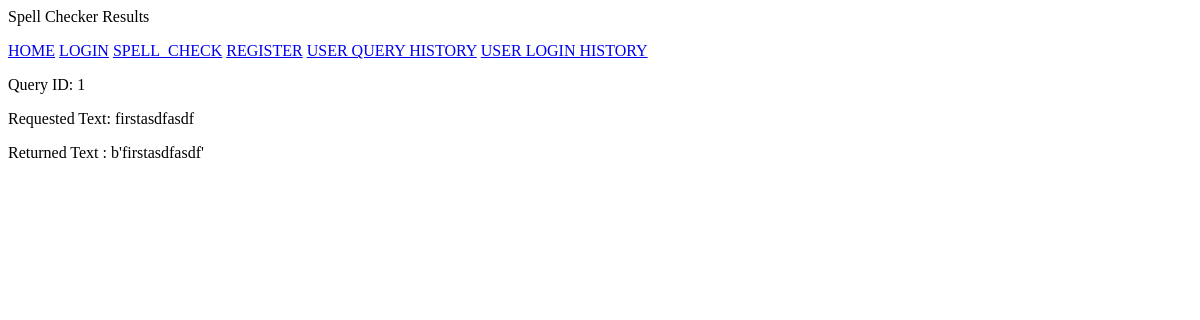
Before: /history/query1 (signed in) with the older database file.
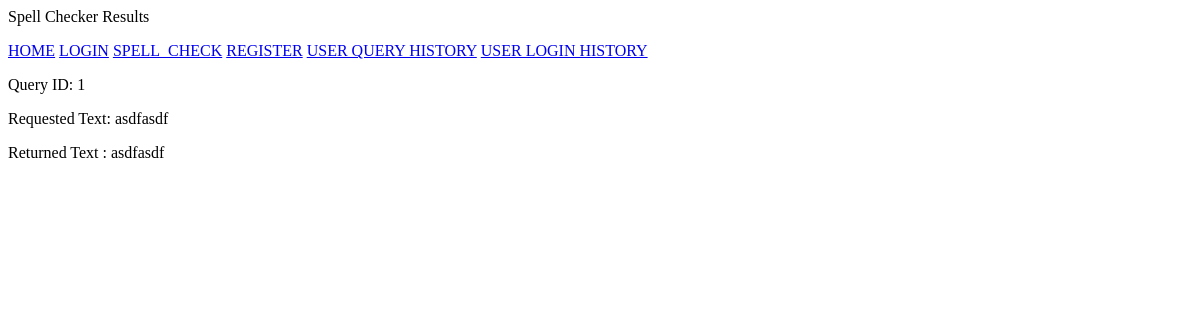
After: the same page with the newer database file.
### app.py (models this page shows, shortened)
class userSpellHistory(db.Model):
    queryID= db.Column(db.Integer(),unique=True,nullable=False,primary_key=True,autoincrement=True)
    username = db.Column(db.String(20), unique=False,nullable=False)
    queryText = db.Column(db.String(20000), unique=False,nullable=False)
    queryResults = db.Column(db.String(20000), unique=False,nullable=False)

### app.py (the view)
@app.route("/history/<query>")
def queryPage(query):
    if request.method == 'GET':
        try:
            query = query.replace('query','')
            history = userSpellHistory.query.filter_by(queryID=('%s' % query)).first()
            queryID = history.queryID
            submitText = history.queryText
            returnedText = history.queryResults
        except AttributeError:
            return render_template('unauthorized.html')
        return render_template('queryIDresults.html', queryID=queryID, submitText=submitText,results=returnedText)

### app.py (called while the page is built)
@login_manager.user_loader
def user_loader(user_id):
    return userTable.query.get(user_id)

### templates/queryIDresults.html (shortened to what this page needs)
<p>Spell Checker Results</p>
<a href="http://localhost:5000/home">HOME</a>
<a href="http://localhost:5000/login">LOGIN</a>
<a href="http://localhost:5000/spell_check">SPELL_CHECK</a>
<a href="http://localhost:5000/register">REGISTER</a>
<a href="http://localhost:5000/history">USER QUERY HISTORY</a>
<a href="http://localhost:5000/login_history">USER LOGIN HISTORY</a>
<p> Query ID: {{ queryID }} </p>
<p> Requested Text: {{ submitText }} </p>
<p> Returned Text : {{ results }} </p>

Changed rows visible on the page:
changed userSpellHistory: queryText "firstasdfasdf" → "asdfasdf"; queryResults "b'firstasdfasdf'" → "asdfasdf"
